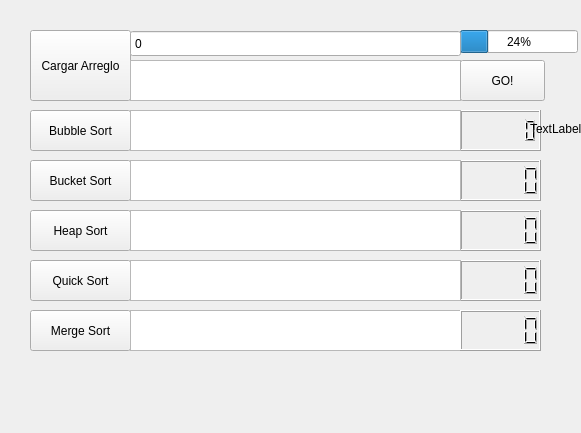
<?xml version="1.0" encoding="UTF-8"?>
<ui version="4.0">
 <class>Sorts</class>
 <widget class="QWidget" name="Sorts">
  <property name="geometry">
   <rect>
    <x>0</x>
    <y>0</y>
    <width>581</width>
    <height>433</height>
   </rect>
  </property>
  <property name="windowTitle">
   <string>Form</string>
  </property>
  <widget class="QPushButton" name="pushButtonBubbleSort">
   <property name="geometry">
    <rect>
     <x>30</x>
     <y>110</y>
     <width>101</width>
     <height>41</height>
    </rect>
   </property>
   <property name="text">
    <string>Bubble Sort</string>
   </property>
  </widget>
  <widget class="QLCDNumber" name="lcdNumberBubbleSort">
   <property name="geometry">
    <rect>
     <x>460</x>
     <y>110</y>
     <width>81</width>
     <height>41</height>
    </rect>
   </property>
   <property name="lineWidth">
    <number>1</number>
   </property>
   <property name="smallDecimalPoint">
    <bool>false</bool>
   </property>
   <property name="digitCount">
    <number>6</number>
   </property>
   <property name="value" stdset="0">
    <double>0.000000000000000</double>
   </property>
  </widget>
  <widget class="QProgressBar" name="progressBarSorts">
   <property name="geometry">
    <rect>
     <x>460</x>
     <y>30</y>
     <width>118</width>
     <height>23</height>
    </rect>
   </property>
   <property name="value">
    <number>24</number>
   </property>
  </widget>
  <widget class="QPushButton" name="pushButton">
   <property name="geometry">
    <rect>
     <x>30</x>
     <y>160</y>
     <width>101</width>
     <height>41</height>
    </rect>
   </property>
   <property name="text">
    <string>Bucket Sort</string>
   </property>
  </widget>
  <widget class="QPushButton" name="pushButtonHeap">
   <property name="geometry">
    <rect>
     <x>30</x>
     <y>210</y>
     <width>101</width>
     <height>41</height>
    </rect>
   </property>
   <property name="text">
    <string>Heap Sort</string>
   </property>
  </widget>
  <widget class="QPushButton" name="pushButtonQuick">
   <property name="geometry">
    <rect>
     <x>30</x>
     <y>260</y>
     <width>101</width>
     <height>41</height>
    </rect>
   </property>
   <property name="text">
    <string>Quick Sort</string>
   </property>
  </widget>
  <widget class="QLCDNumber" name="lcdNumberBucketSort">
   <property name="geometry">
    <rect>
     <x>460</x>
     <y>160</y>
     <width>81</width>
     <height>41</height>
    </rect>
   </property>
  </widget>
  <widget class="QLCDNumber" name="lcdNumberHeapSort">
   <property name="geometry">
    <rect>
     <x>460</x>
     <y>210</y>
     <width>81</width>
     <height>41</height>
    </rect>
   </property>
  </widget>
  <widget class="QLCDNumber" name="lcdNumberQuickSort">
   <property name="geometry">
    <rect>
     <x>460</x>
     <y>260</y>
     <width>81</width>
     <height>41</height>
    </rect>
   </property>
  </widget>
  <widget class="QPushButton" name="pushLoadArray">
   <property name="geometry">
    <rect>
     <x>30</x>
     <y>30</y>
     <width>101</width>
     <height>71</height>
    </rect>
   </property>
   <property name="text">
    <string>Cargar Arreglo</string>
   </property>
  </widget>
  <widget class="QSpinBox" name="spinBoxCantidad">
   <property name="geometry">
    <rect>
     <x>130</x>
     <y>30</y>
     <width>331</width>
     <height>27</height>
    </rect>
   </property>
   <property name="buttonSymbols">
    <enum>QAbstractSpinBox::NoButtons</enum>
   </property>
   <property name="maximum">
    <number>500000000</number>
   </property>
  </widget>
  <widget class="QListWidget" name="listWidgetArrays">
   <property name="geometry">
    <rect>
     <x>130</x>
     <y>60</y>
     <width>331</width>
     <height>41</height>
    </rect>
   </property>
   <property name="flow">
    <enum>QListView::LeftToRight</enum>
   </property>
  </widget>
  <widget class="QListWidget" name="listWidgetBubble">
   <property name="geometry">
    <rect>
     <x>130</x>
     <y>110</y>
     <width>331</width>
     <height>41</height>
    </rect>
   </property>
   <property name="flow">
    <enum>QListView::LeftToRight</enum>
   </property>
  </widget>
  <widget class="QListWidget" name="listWidgetBucket">
   <property name="geometry">
    <rect>
     <x>130</x>
     <y>160</y>
     <width>331</width>
     <height>41</height>
    </rect>
   </property>
   <property name="flow">
    <enum>QListView::LeftToRight</enum>
   </property>
  </widget>
  <widget class="QListWidget" name="listWidgetHeap">
   <property name="geometry">
    <rect>
     <x>130</x>
     <y>210</y>
     <width>331</width>
     <height>41</height>
    </rect>
   </property>
   <property name="flow">
    <enum>QListView::LeftToRight</enum>
   </property>
  </widget>
  <widget class="QListWidget" name="listWidgetQuick">
   <property name="geometry">
    <rect>
     <x>130</x>
     <y>260</y>
     <width>331</width>
     <height>41</height>
    </rect>
   </property>
   <property name="flow">
    <enum>QListView::LeftToRight</enum>
   </property>
  </widget>
  <widget class="QPushButton" name="pushButtonMerge">
   <property name="geometry">
    <rect>
     <x>30</x>
     <y>310</y>
     <width>101</width>
     <height>41</height>
    </rect>
   </property>
   <property name="text">
    <string>Merge Sort</string>
   </property>
  </widget>
  <widget class="QListWidget" name="listWidgetMerge">
   <property name="geometry">
    <rect>
     <x>130</x>
     <y>310</y>
     <width>331</width>
     <height>41</height>
    </rect>
   </property>
   <property name="flow">
    <enum>QListView::LeftToRight</enum>
   </property>
  </widget>
  <widget class="QLCDNumber" name="lcdNumberMergeSort">
   <property name="geometry">
    <rect>
     <x>460</x>
     <y>310</y>
     <width>81</width>
     <height>41</height>
    </rect>
   </property>
  </widget>
  <widget class="QPushButton" name="pushButtonRun">
   <property name="geometry">
    <rect>
     <x>460</x>
     <y>60</y>
     <width>85</width>
     <height>41</height>
    </rect>
   </property>
   <property name="text">
    <string>GO!</string>
   </property>
  </widget>
  <widget class="QLabel" name="label">
   <property name="geometry">
    <rect>
     <x>530</x>
     <y>120</y>
     <width>59</width>
     <height>17</height>
    </rect>
   </property>
   <property name="text">
    <string>TextLabel</string>
   </property>
  </widget>
 </widget>
 <resources/>
 <connections/>
</ui>
